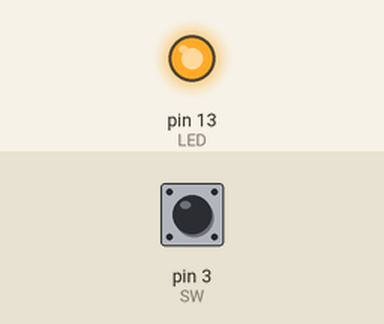
Recording of a sketch running on a simulated Arduino Uno, built with avr-gcc and run on an emulated ATmega328P. Shown: output pins drawn as LEDs (lit = HIGH). The test bench sets the inputs (shaded band); at power-on: pin 3 (SW) HIGH. Random numbers use the default seed unless the sketch sets one; pins used as bus, display or sensor lines are not drawn; what the sketch prints to the serial monitor is not drawn.

Above: at 2.8 s.
2.9 s: pin 3 (SW) pulled LOW for 1.2 s
Timing chart, 0 to 5.9 s (numbered marks = the images above; inputs shaded):
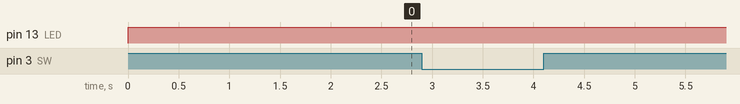

The sketch:

RS_serial_communication.ino
```cpp
#include<SoftwareSerial.h>
#define DE 8
#define RE 9
#define rx 10
#define tx 11
#define LED 13
#define SW 3
//double c=400;
SoftwareSerial MasterSerial= SoftwareSerial(rx,tx);
void setup() {
// put your setup code here, to run once:
pinMode(DE,OUTPUT);
pinMode(RE,OUTPUT);
MasterSerial.begin(9600);
Serial.begin(9600);
pinMode(LED,OUTPUT);
pinMode(SW,INPUT_PULLUP);
}
void loop() {
// put your main code here, to run repeatedly:
if(digitalRead(SW)==LOW)
{
digitalWrite(DE,HIGH);
digitalWrite(RE,HIGH);
int data= random(0,100);//Master code
//MasterSerial.write(c);
MasterSerial.write(data);
Serial.println("Data sending");
Serial.println(data);
}
else
{
digitalWrite(DE,LOW);
digitalWrite(RE,LOW);
int data=MasterSerial.read();
Serial.println("Data recieving");
Serial.println(data);
digitalWrite(LED,HIGH);
}
delay(1000);
}
```

Measured:
- after the input at 2.9 s, every drawn part: stays the same
